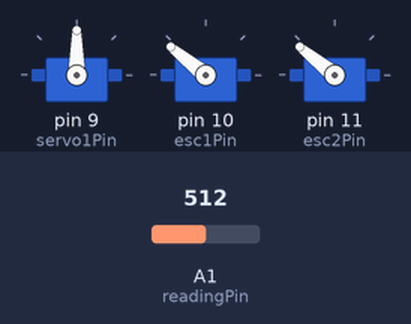
Recording of a sketch running on a simulated Arduino Uno, built with avr-gcc and run on an emulated ATmega328P. Parts: 3 × servo. The inputs (shaded band) are chosen by the test bench; at power-on: A1 (readingPin) = 512. What the sketch prints to the serial monitor is not drawn.

Above: at 1.2 s.
1.3 s: A1 (readingPin) set to 716
At 2.2 s:
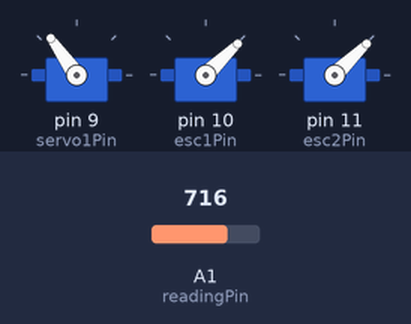
2.9 s: A1 (readingPin) set to 900
At 3.6 s:
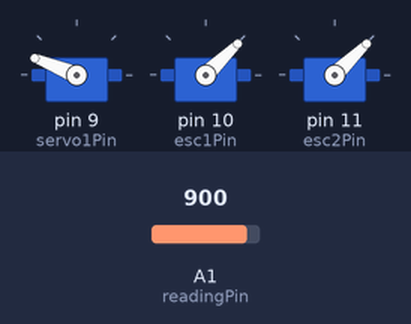
4.5 s: A1 (readingPin) set to 1023
At 5.1 s:
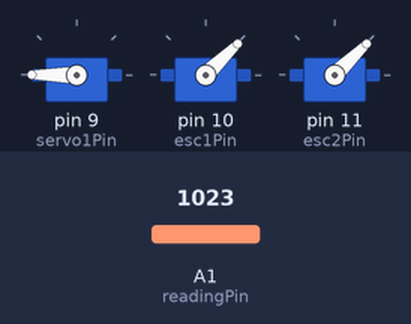
6.1 s: A1 (readingPin) set to 306
At 6.5 s:
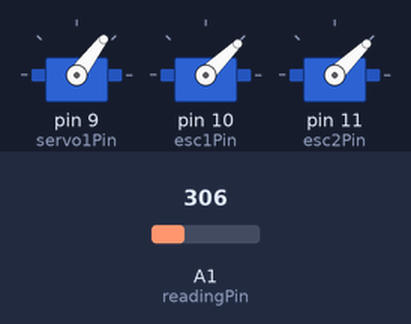
7.7 s: A1 (readingPin) set to 122
At 9.1 s:
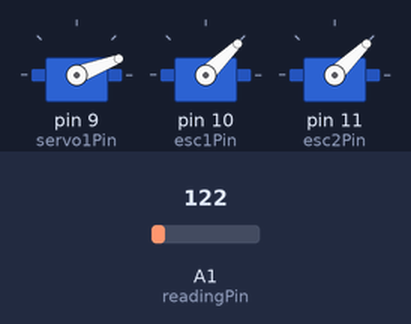
Timing chart, 0 to 10.3 s (numbered marks = the images above; inputs shaded):
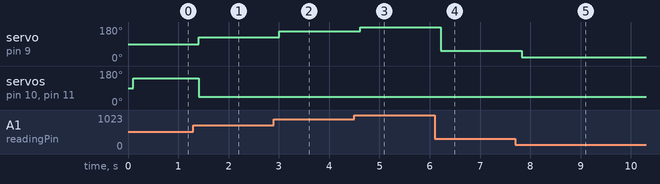

Measured:
- after the input at 1.3 s, servo on pin 9 (servo1Pin): 90° → 125° after 0.11 s; servo on pin 10 (esc1Pin), servo on pin 11 (esc2Pin): 141° → 44° after 0.11 s
- after the input at 2.9 s, servo on pin 9 (servo1Pin): 125° → 158° after 0.11 s
- after the input at 4.5 s, servo on pin 9 (servo1Pin): 158° → 180° after 0.12 s
- after the input at 6.1 s, servo on pin 9 (servo1Pin): 180° → 53° after 0.12 s
- after the input at 7.7 s, servo on pin 9 (servo1Pin): 53° → 21° after 0.13 s

The sketch:

SingleServoDrone.ino
```cpp
#include <Servo.h>

Servo servo1;
Servo esc1, esc2;

int servo1Pin = 9;
int esc1Pin = 10;
int esc2Pin = 11;

int readingValue = 0;
int readingPin = A1;
int pos = 0;
int ADC_MAX = 1023;

void setup() {
  Serial.begin(115200);
  Serial.println("Arduino test");

  servo1.attach(servo1Pin);
  esc1.attach(esc1Pin);
  esc2.attach(esc2Pin);

  Serial.println("Beginning motor test");


}

void loop() {

  readingValue = analogRead(readingPin);
  pos = map(readingValue, 0, ADC_MAX, 0, 180);
  delay(100);
  servo1.write(pos);
  if (pos >= 85 && pos <= 95)
  {
    esc1.writeMicroseconds(2000);
    esc2.writeMicroseconds(2000);

  }
  else if (pos <= 84 || pos >= 96)
  {
    esc1.writeMicroseconds(1000);
    esc2.writeMicroseconds(1000);
  }


}
```
